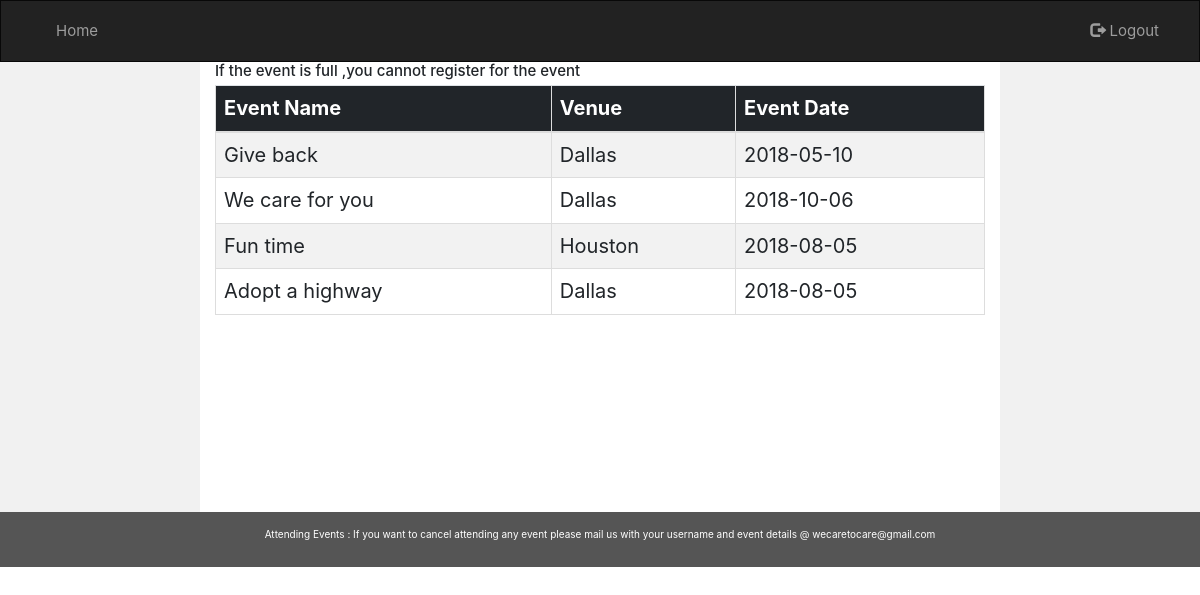
Page /php/signed_up_events.php (signed in) on the committed database.
### tables this page shows
CREATE TABLE `event` (
  `event_id` varchar(10) NOT NULL,
  `max_no` int(11) NOT NULL,
  `description` varchar(200) NOT NULL,
  `category` varchar(50) NOT NULL,
  `date` date NOT NULL,
  `time` time NOT NULL,
  `e_name` varchar(40) NOT NULL,
  `venue` varchar(100) NOT NULL,
  `registration_id` varchar(10) NOT NULL,
  `flag` int(11) NOT NULL DEFAULT '0',
  `img` varchar(40) NOT NULL
);

### php/signed_up_events.php (the view, shortened to what this page needs)
<!DOCTYPE html>
<html lang="en">
<head>
  <link rel="stylesheet" href="https://maxcdn.bootstrapcdn.com/bootstrap/3.3.7/css/bootstrap.min.css">
  <link rel="stylesheet" href="https://stackpath.bootstrapcdn.com/bootstrap/4.1.0/css/bootstrap.min.css">
</head>
<body>
<nav class="navbar navbar-inverse">
  <div class="container-fluid">
    <div class="collapse navbar-collapse" id="myNavbar">
      <ul class="nav navbar-nav" style="font-size: 15px">
        <li class=""><a href="../php/homepage.php">Home</a></li>
      </ul>
      <ul class="nav navbar-nav navbar-right" style="font-size: 15px">
        <li><a href="logout.php"><span class="glyphicon glyphicon-log-out"></span> Logout</a></li>
      </ul>
    </div>
  </div>
</nav>
<div class="container-fluid text-center">
  <div class="row content">
    <div class="col-sm-2 sidenav">
  </div>
    <div class="col-sm-8 text-left">
      	<table id="example" class="table table-striped table-bordered" cellspacing="0" width="100%">
        <thead class="table-dark">
          <h4> If the event is full ,you cannot register for the event</h4>
            <tr style="font-size: 20px">
                <th>Event Name</th>
                <th>Venue</th>
                <th>Event Date</th>
            </tr>
        </thead>
        <?php
        $servername = "localhost";
        $username = "root";
        $password = "root";
        $dbname = "volunteer";
        $conn = new mysqli($servername, $username, $password, $dbname);
         $un = '"'.$_SESSION['username'].'"';
         $sql = "select distinct m.event_id, m.e_name, m.date , m.venue from
							users u inner join sign_up t on u.email = t.email join event m on m.event_id = t.event_id where u.email = $un and t.cancel='0'";
         $result = $conn->query($sql);
         if ($result->num_rows > 0) {
         	while($row = $result->fetch_assoc()) {
				echo '<tr  style="font-size: 20px" class="history-row" id="'.$row['event_id'].'">';
				echo '<td class ="event_name">'.$row['e_name'].'</td>';
				echo '<td> '.$row['venue'].'</td>';
				echo '<td>'.$row['date'].'</td>';
				echo '</tr>';
         	}
         } else {
         	echo "You are not attending any events";
         }
        ?>
    </table>
    </div>
    <div class="col-sm-2 sidenav">
      </div>
    </div>
  </div>
<footer class="container-fluid text-center">
  <p>Attending Events : If you want to cancel attending any event please mail us with your username and event details @ wecaretocare@gmail.com</p>
</footer>
</body>
</html>

### php/signed_up_events.php (style rules this page uses)
.navbar { margin-bottom: 0; border-radius: 0; }
.row.content { height: 450px }
.sidenav { padding-top: 20px; background-color: #f1f1f1; height: 100%; }
footer { background-color: #555; color: white; padding: 15px; }

### rows in the picture
event: e_name "Give back", venue "Dallas", date "2018-05-10"
event: e_name "We care for you", venue "Dallas", date "2018-10-06"
event: e_name "Fun time", venue "Houston", date "2018-08-05"
event: e_name "Adopt a highway", venue "Dallas", date "2018-08-05"
